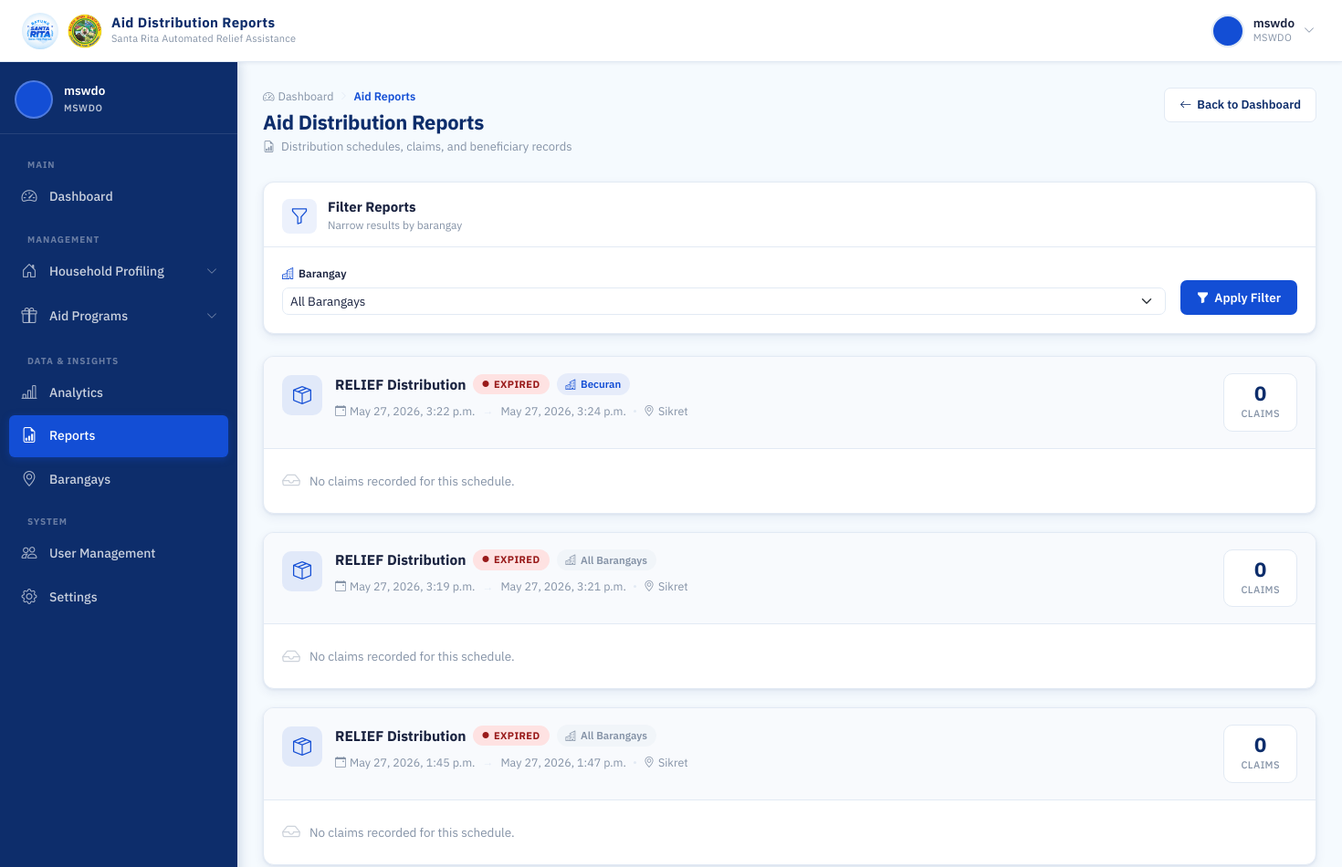
Before: /mswdo/reports/ (signed in, upper part) with the older database file.
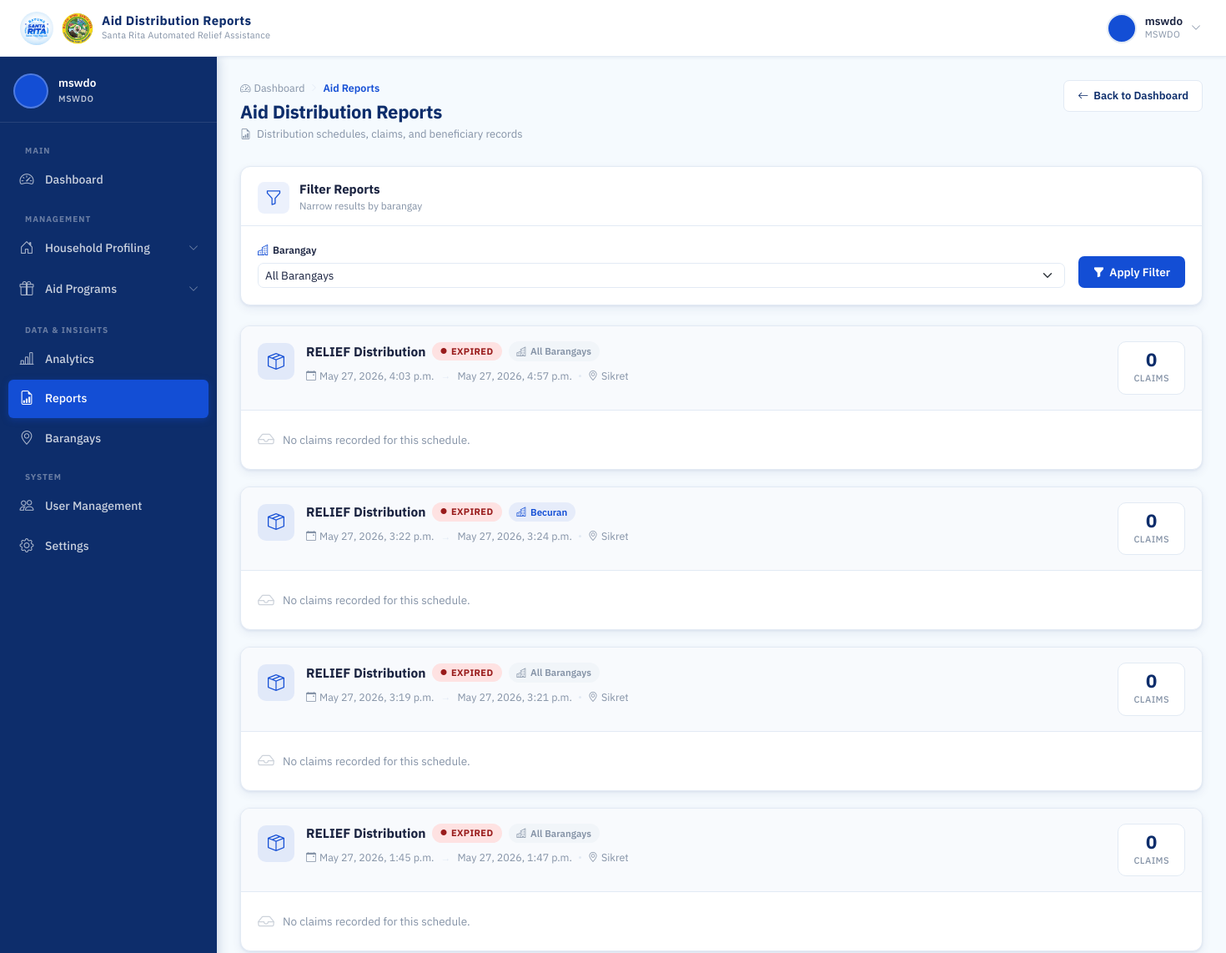
After: the same page with the newer database file.
### accounts/models.py (models this page shows, shortened)
class AidSchedule(models.Model):
    aid_type = models.CharField(max_length=20, choices=AidType.choices)
    schedule_datetime = models.DateTimeField()
    end_datetime = models.DateTimeField()
    location = models.CharField(max_length=255)
    barangay = models.ForeignKey(
        Barangay,
        on_delete=models.CASCADE,
        null=True,
        blank=True
    )
    is_active = models.BooleanField(default=True)
    created_at = models.DateTimeField(auto_now_add=True)

class Barangay(models.Model):
    name = models.CharField(max_length=100, unique=True)
    def __str__(self):
        return self.name

### accounts/views.py (the view)
# urls.py: path('mswdo/reports/', views.aid_reports, name='aid_reports'),
@login_required
@session_protected
def aid_reports(request):
    if request.user.role != 'MSWDO':
        return HttpResponseForbidden("Access Denied")
    selected_barangay = request.GET.get('barangay')
    schedules = AidSchedule.objects.all().order_by('-schedule_datetime')
    if selected_barangay:
        schedules = schedules.filter(barangay_id=selected_barangay)
    for sched in schedules:
        sched.claims = AidClaim.objects.filter(
            aid_type=sched.aid_type,
            claimed_at__gte=sched.schedule_datetime,
            claimed_at__lte=sched.end_datetime
        ).select_related(
            'family',
            'family_member',
            'family__household',
            'family__household__barangay'
        )
    barangays = Barangay.objects.all()
    return render(request, 'accounts/aid_reports.html', {
        'schedules': schedules,
        'barangays': barangays,
        'selected_barangay': selected_barangay,
        'now': timezone.now(),
    })

### accounts/context_processors.py (called while the page is built)
def auth_required(request):
    return {
        'requires_auth': request.user.is_authenticated
    }

### accounts/models.py (called while the page is built)
    @property
    def address(self):
        return f"{self.house_number}, {self.zone.name}, {self.barangay.name}"

### templates/accounts/aid_reports.html (shortened to what the changed rows need)
{% extends 'base.html' %}
{% load static %}
{% block css %}
<link rel="stylesheet" href="{% static 'css/mswdo_dashboard.css' %}">
<link rel="stylesheet" href="{% static 'css/barangay_accounts.css' %}">
<link rel="stylesheet" href="{% static 'css/aid_reports.css' %}">
{% endblock %}
{% block content %}
<div class="dash-page-header">
  <div>
    <h1 class="dash-page-title">Aid Distribution Reports</h1>
  </div>
</div>
<div class="dash-panel rpt-filter-panel">
  <div class="dash-panel__header">
    <div class="dash-panel__header-left">
      <div>
        <h2 class="dash-panel__title">Filter Reports</h2>
      </div>
    </div>
  </div>
</div>
{% if schedules %}
  {% for sched in schedules %}
  <div class="rpt-card">
    <div class="rpt-card__header">
      <div class="rpt-card__header-left">
        <div class="rpt-card__type-icon rpt-card__type-icon--{% if sched.aid_type == 'RELIEF' %}blue{% else %}amber{% endif %}">
          {% if sched.aid_type == 'RELIEF' %}
            <i class="bi bi-box-seam"></i>
          {% else %}
            <i class="bi bi-heart-pulse"></i>
          {% endif %}
        </div>
        <div class="rpt-card__header-info">
          <div class="rpt-card__title-row">
            <h3 class="rpt-card__aid-type">{{ sched.aid_type }} Distribution</h3>
            {% if sched.end_datetime < now %}
              <span class="rpt-status rpt-status--expired">
                <i class="bi bi-circle-fill"></i> Expired
              </span>
            {% else %}
              <span class="rpt-status rpt-status--active">
                <i class="bi bi-circle-fill"></i> Active
              </span>
            {% endif %}
            {% if sched.barangay %}
              <span class="rpt-scope rpt-scope--specific">
                <i class="bi bi-buildings"></i> {{ sched.barangay }}
              </span>
            {% else %}
              <span class="rpt-scope rpt-scope--all">
                <i class="bi bi-buildings"></i> All Barangays
              </span>
            {% endif %}
          </div>
          <div class="rpt-card__meta">
            <span>
              <i class="bi bi-calendar-event"></i>
              {{ sched.schedule_datetime }}
            </span>
            <span class="rpt-card__meta-sep">→</span>
            <span>{{ sched.end_datetime }}</span>
            <span class="rpt-card__meta-dot"></span>
            <span>
              <i class="bi bi-geo-alt"></i> {{ sched.location }}
            </span>
          </div>
        </div>
      </div>
      <div class="rpt-card__claims-count">
        <span class="rpt-card__claims-val">{{ sched.claims|length }}</span>
        <span class="rpt-card__claims-label">Claim{{ sched.claims|length|pluralize }}</span>
      </div>
    </div>
    <div class="rpt-card__body">
      {% if sched.claims %}
        <div class="table-responsive">
          <table class="rpt-table">
            <thead>
              <tr>
                <th class="rpt-th">#</th>
                <th class="rpt-th">RFID UID</th>
                <th class="rpt-th">Family</th>
                <th class="rpt-th">Member</th>
                <th class="rpt-th">Address</th>
                <th class="rpt-th">Claimed At</th>
              </tr>
            </thead>
            <tbody>
              {% for c in sched.claims %}
              <tr class="rpt-row">
                <td class="rpt-td rpt-td--num">{{ forloop.counter }}</td>
                <td class="rpt-td">
                  <span class="rpt-rfid">
                    <i class="bi bi-credit-card-2-front"></i>
                    {{ c.family.rfid_uid }}
                  </span>
                </td>
                <td class="rpt-td">
                  <div class="acct-barangay-cell">
                    <div class="acct-avatar">{{ c.family.family_name|first|upper }}</div>
                    <span class="acct-barangay-name">{{ c.family.family_name }}</span>
                  </div>
                </td>
                <td class="rpt-td">
                  {% if c.family_member %}
                    <span class="rpt-member">
                      {{ c.family_member.first_name }} {{ c.family_member.last_name }}
                    </span>
                  {% else %}
                    <span class="rpt-member rpt-member--all">
                      <i class="bi bi-people"></i> All Members
                    </span>
                  {% endif %}
                </td>
                <td class="rpt-td rpt-td--address">
                  <span class="rpt-address">
                    <i class="bi bi-house-door"></i>
                    {{ c.family.household.address }}
                  </span>
                </td>
                <td class="rpt-td">
                  <span class="rpt-timestamp">
                    <i class="bi bi-clock"></i>
                    {{ c.claimed_at }}
                  </span>
                </td>
              </tr>
              {% endfor %}
            </tbody>
          </table>
        </div>
      {% else %}
        <div class="rpt-no-claims">
          <i class="bi bi-inbox"></i>
          <p>No claims recorded for this schedule.</p>
        </div>
      {% endif %}
    </div>
  </div>
  {% endfor %}
{% endif %}
{% endblock %}

Changed rows visible on the page:
added AidSchedule: aid_type "RELIEF", shows "EXPIRED", shows "All Barangays", schedule_datetime "May 27, 2026, 4:03 p.m.", end_datetime "May 27, 2026, 4:57 p.m.", location "Sikret", claims|length "0", shows "No claims recorded for this schedule."
